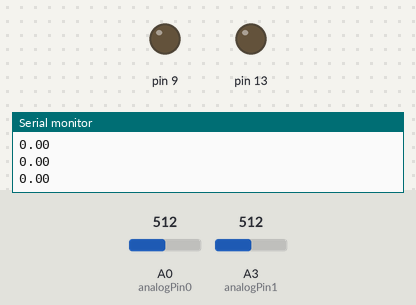
Simulated run of this sketch. Board: Arduino Uno, built with avr-gcc and run on an emulated ATmega328P. Shown: output pins drawn as LEDs (lit = HIGH), the last lines printed to the serial monitor. The test bench sets the inputs (shaded band); at power-on: A0 (analogPin0) = 512, A3 (analogPin1) = 512.

Above: at 1.2 s.
1.3 s: A0 (analogPin0) set to 526
At 2.3 s:
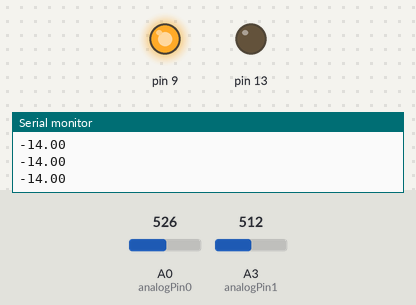
2.8 s: A3 (analogPin1) set to 900
At 3.4 s:
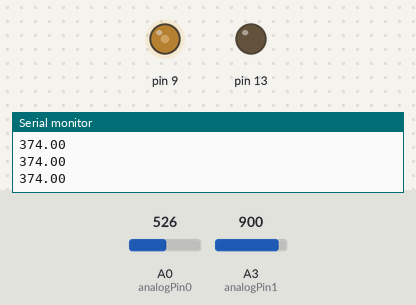
4.3 s: A0 (analogPin0) set to 403
At 5.5 s:
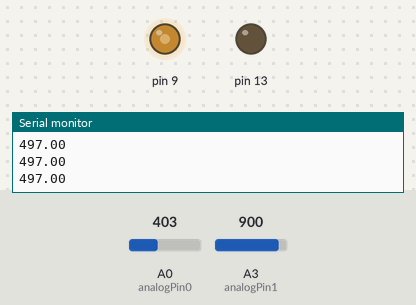
5.8 s: A0 (analogPin0) set to 386
At 6.7 s:
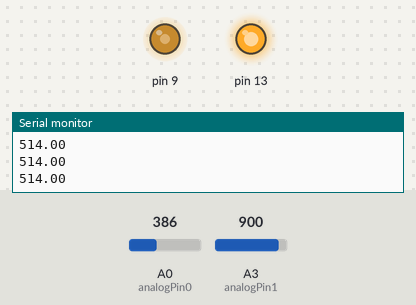
7.3 s: A3 (analogPin1) set to 1023
At 8.0 s:
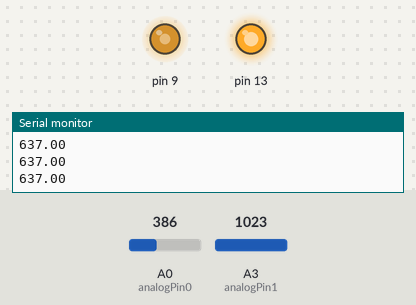
8.8 s: A3 (analogPin1) set to 306
At 10.1 s:
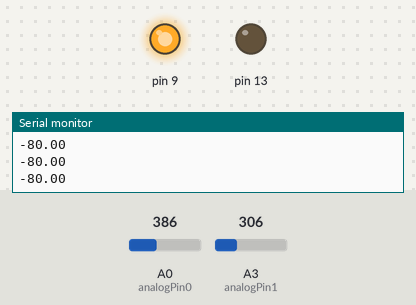
Timing chart, 0 to 11.3 s (numbered marks = the images above; inputs shaded):
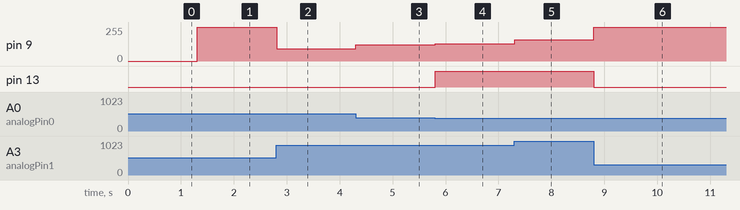

The sketch:

difference.ino
```cpp
int analogPin0 = A0;
int analogPin1 = A3;
float val0;
float val1;
float diff;
void setup() {
  Serial.begin(9600);
  pinMode(analogPin0, INPUT);
  pinMode(9, OUTPUT);
  pinMode(13, OUTPUT);
  pinMode(analogPin1, INPUT);
}

void loop() {
  val0 = analogRead(analogPin0);
  val1 = analogRead(analogPin1);
  diff = val1-val0;
  analogWrite(9,map(diff, 0, 1023, 0, 255));
  analogWrite(13, map(diff, 0, 1023, 0, 255));
  Serial.println(diff);
  delay(10);
}
```

Measured:
- the behaviour switches between 516 and 517 on A0 (analogPin0) (found by bisection; images 0 and 1)
- the behaviour switches between 387 and 386 on A0 (analogPin0) (found by bisection; images 3 and 4)
- after the input at 1.3 s, pin 9: 0/255 → 255/255 at once
- after the input at 2.8 s, pin 9: 255/255 → 93/255 at once
- after the input at 4.3 s, pin 9: 93/255 → 123/255 at once
- after the input at 5.8 s, pin 9: 123/255 → 128/255 at once; pin 13: LOW → HIGH at once
- after the input at 7.3 s, pin 9: 128/255 → 158/255 at once
- after the input at 8.8 s, pin 9: 158/255 → 255/255 at once; pin 13: HIGH → LOW at once
